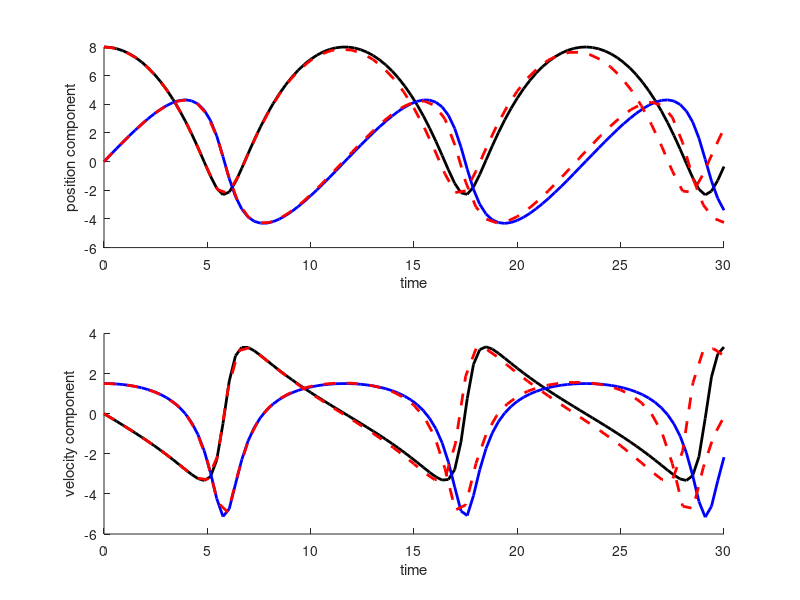

This figure's MATLAB source: (Note: this script raises an error after producing the figure.)
function day_2025_10_21_coding()
    orbit_params = struct();
    orbit_params.m_sun = 1;
    orbit_params.m_planet = 1;
    orbit_params.G = 40;
    
    x0 = 8;
    y0 = 0;
    dxdt0 = 0;
    dydt0 = 1.5;

    V0 = [x0;y0;dxdt0;dydt0];
    tspan = [0,30];
    t_range = linspace(tspan(1), tspan(2), 100);
    V_list = compute_planetary_motion(t_range, V0, orbit_params);

    my_rate = @(t_in, V_in) gravity_rate_func(t_in, V_in, orbit_params);

    DormandPrince = struct();
    DormandPrince.C = [0, 1/5, 3/10, 4/5, 8/9, 1, 1];
    DormandPrince.B = [5179/57600, 0, 7571/16695, 393/640, -92097/339200, 187/2100, 1/40];
    DormandPrince.A = [0,0,0,0,0,0,0;
    1/5, 0, 0, 0,0,0,0;...
    3/40, 9/40, 0, 0, 0, 0,0;...
    44/45, -56/15, 32/9, 0, 0, 0,0;...
    19372/6561, -25360/2187, 64448/6561, -212/729, 0, 0,0;...
    9017/3168, -355/33, 46732/5247, 49/176, -5103/18656, 0,0;...
    35/384, 0, 500/1113, 125/192, -2187/6784, 11/84,0];

    
    h_ref = 0.5;
    
    [t_list,X_list,h_avg, num_evals] = explicit_RK_fixed_step_integration(my_rate,tspan,V0,h_ref,DormandPrince);
    
    
    figure(1)
    subplot(2, 1, 1);
    hold on;
    plot(t_range,V_list(:, 1), 'k', 'linewidth', 2);
    plot(t_range,V_list(:, 2), 'b', 'linewidth', 2);

    plot(t_list, X_list(:, 1), 'r--', 'linewidth', 2);
    plot(t_list, X_list(:, 2), 'r--', 'linewidth', 2);
    xlabel('time');
    ylabel('position component');

    subplot(2, 1, 2);
    hold on;
    plot(t_range,V_list(:, 3), 'k', 'linewidth', 2);
    plot(t_range,V_list(:, 4), 'b', 'linewidth', 2);

    plot(t_list, X_list(:, 3), 'r--', 'linewidth', 2);
    plot(t_list, X_list(:, 4), 'r--', 'linewidth', 2);
    xlabel('time');
    ylabel('velocity component');


    %local truncation error experiments for embedded method
    n_samples = 60;
    h_ref_list = logspace(-6, 1, n_samples);
    
    abs_diff_list = zeros(1, n_samples);
    tr_error_list1 = zeros(1, n_samples);
    tr_error_list2 = zeros(1, n_samples);

     for n = 1:length(h_ref_list)
         h_ref = h_ref_list(n);
         V_list = compute_planetary_motion(tspan(1)+h_ref, V0, orbit_params);
     
         [XB1,XB2,~] = explicit_RK_step_embedded(my_rate, tspan(1), V0, h_ref, DormandPrince);
     
         abs_diff_list(n) = norm(V_list-V0);
         tr_error_list1(n) = norm(XB1-V_list);
         tr_error_list2(n) = norm(XB2-V_list);
     end

    filter_params = struct();
    filter_params.min_yval = 1e-13;
    filter_params.max_yval = 1e-6;

    [p1, k1] = loglog_fit(h_ref_list, tr_error_list1, filter_params);
    [p2, k2] = loglog_fit(h_ref_list, tr_error_list2, filter_params);

    p1;
    p2;

    figure(2);
    loglog(h_ref_list,abs_diff_list , 'ro', 'MarkerFaceColor', 'r','MarkerSize',2);
    hold on
    loglog(h_ref_list,tr_error_list1 , 'bo', 'MarkerFaceColor', 'b','MarkerSize',2);
    loglog(h_ref_list,tr_error_list2 , 'go', 'MarkerFaceColor', 'g','MarkerSize',2);

    loglog(num_evals, k1*h_ref_list.^p1, 'k', 'linewidth', 1);
    loglog(num_evals, k2*h_ref_list.^p2, 'k', 'linewidth', 1);


end

function dVdt = gravity_rate_func(t, V, orbit_params)
    x = V(1); y = V(2); vx = V(3); vy = V(4);
    
    r = [x;y];
    r_mag = norm(r);

    m_sun = orbit_params.m_sun;
    G = orbit_params.G;

    a = (-(m_sun*G)/r_mag^3)*r;

    ax = a(1); 
    ay = a(2);

    dVdt = [vx; vy; ax; ay];
end

function [t_list,X_list,h_avg, num_evals] = explicit_RK_fixed_step_integration(rate_func_in,tspan,X0,h_ref,BT_struct)
    N = ceil((tspan(2)-tspan(1))/h_ref);
    h_avg = (tspan(2)-tspan(1))/N;

    t_list = linspace(tspan(1),tspan(2),N+1)';
    X_list = zeros(N+1,length(X0));

    X_list(1,:) = X0';

    num_evals = 0;
    for m = 1:N
        [XB, num_evals_temp] = explicit_RK_step(rate_func_in, t_list(m), X_list(m,:)', h_avg, BT_struct);
        num_evals = num_evals + num_evals_temp;
        X_list(m+1,:) = XB';
    end
end

function [XB, num_evals] = explicit_RK_step(rate_func_in, t, XA, h, BT_struct)
    
    num_evals = 0;    

    K = zeros(length(XA), length(BT_struct.B));

    for n = 1:length(BT_struct.B)
        t_temp = t + BT_struct.C(n)*h;
        X_temp = XA + h*(K*BT_struct.A(n,:)');
        K(:,n) = rate_func_in(t_temp,X_temp);
        num_evals = num_evals+1;
    end

    XB = XA + h*(K*BT_struct.B');
end


%this function computes the orbit of a planet about a sun
%the sun is assumed to located at the origin (0,0)
%and motion is restricted to the x-y plane
%INPUTS:
%t_list: a list of times to compute the position & velocity of the planet
%V0: initial condition. V0 is a column vector consisting
% of the initial position and velocity of the planet:
% V0 = [x(0); y(0); dx/dt(0); dy/dt(0)]
%orbit_params: a struct describing the system parameters
% orbit_params.m_sun: mass of the sun
% orbit_params.m_planet: mass of the planet
% orbit_params.G: gravitational constant
% Force = -m_planet*m_sun*G/r^2
%OUTPUTS:
%V_list: the state of the planet at each time in t_list
% if t_list is a list, then V_list is a Nx4 MATRIX
% where each ROW has the form [x_i,y_i,dx/dt_i,dy/dt_i]
% corresponding to the values at the ith time
% if t_list is a SCALAR (i.e. t_list = t),
% then V_list is a COLUMN VECTOR of the form:
% [x(t); y(t); dx/dt(t); dy/dt(t)]
%NOTES:
%This function needs all the other functions in this file to run
%I HIGHLY RECOMMEND JUST SAVING THIS FUNCTION IN ITS OWN FILE
%DON'T COPY AND PASTE INTO YOUR CODE! IT'S NOT WORTH IT!
%
%USAGE EXAMPLE:
%At the bottom of this file is a function usage_example()
%which shows how to use compute_planetary_motion(...)
%You can start from there and then tweak it.
function V_list = compute_planetary_motion(t_list,V0,orbit_params)
m_sun = orbit_params.m_sun;
m_planet = orbit_params.m_planet;
G = orbit_params.G;
i = sqrt(-1);
x0 = V0(1);
y0 = V0(2);
vx0 = V0(3);
vy0 = V0(4);
Q1 = abs(x0*vy0-y0*vx0);
Q2 = abs(1/2*(vx0^2+vy0^2)-m_sun*G/sqrt(x0^2+y0^2));
tau = Q1/Q2;
l_scale = sqrt(Q1^2/Q2);
velocity_scale = sqrt(Q2);
x0=x0/l_scale;
y0=y0/l_scale;
vx0 = vx0/velocity_scale;
vy0 = vy0/velocity_scale;
t_list = t_list/tau;
G = m_sun*G/(Q1*sqrt(Q2));
m_sun = 1;
m_planet = 1;
H0 = m_planet*(x0*vy0-y0*vx0);
dArea_dt = .5*H0/m_planet;
r0 = abs(x0+y0*i);
theta0 = angle(x0+y0*i);
rdot0 = (vx0*x0+vy0*y0)/r0;
theta_dot0 = H0/(m_planet*r0^2);
alpha = m_sun*m_planet^2*G/H0^2;
u0=1/r0;
M = [-cos(theta0),sin(theta0);sin(theta0),cos(theta0)];
B = [u0-alpha;-rdot0*u0^2/theta_dot0];
Q = M\B;
A_polar = abs(Q(1)+Q(2)*i);
phi = angle(Q(1)+Q(2)*i);
num_pts = length(t_list);
V_list = zeros(num_pts,4);
if 0<=alpha-A_polar && alpha-A_polar<1e-4
d = 2/(alpha+A_polar);
h0 = sin(theta0+phi)/(alpha+A_polar*cos(theta0+phi));
area0 = kepler_func_parabola(h0,d,0);
else
a = alpha/abs(alpha^2-A_polar^2);
b = sqrt(1/abs(alpha^2-A_polar^2));
c = A_polar/abs(A_polar^2-alpha^2);
if alpha>A_polar
ellipse_area = pi*b*a;
area0 = kepler_func_ellipse(theta0+phi,a,b,0);
else
h0 = (b^2/(a-c*cos(theta0+phi)))*sin(theta0+phi);
area0 = kepler_func_hyperbola(h0,a,b,0);
end
end
for n = 1:num_pts
t = t_list(n);
if 0<=alpha-A_polar && alpha-A_polar<1e-4
target_area = -t*dArea_dt+area0;
error_func = @(h_in) kepler_func_parabola(h_in,d,target_area);
h_out = mini_secant_method(error_func,0);
l_out = .5*h_out.^2/d -d/2;
x_out = cos(-phi)*l_out-sin(-phi)*h_out;
y_out = sin(-phi)*l_out+cos(-phi)*h_out;
theta_out = angle(x_out+i*y_out);
r_out = abs(x_out+i*y_out);
else
if alpha>A_polar
target_area = t*dArea_dt+area0;
target_area = mod(target_area,ellipse_area);
if target_area>ellipse_area/2
target_area = target_area-ellipse_area;
end
error_func = @(theta_in)kepler_func_ellipse(theta_in,a,b,target_area);
theta_out = mini_secant_method(error_func,0)-phi;
r_out = 1/(alpha-A_polar*cos(theta_out+phi));
x_out = r_out*cos(theta_out);
y_out = r_out*sin(theta_out);
else
target_area = -t*dArea_dt+area0;
error_func = @(h_in) kepler_func_hyperbola(h_in,a,b,target_area);
h_out = mini_secant_method(error_func,0);
l_out = a*sqrt(1+h_out^2/b^2)-c;
x_out = cos(-phi)*l_out-sin(-phi)*h_out;
y_out = sin(-phi)*l_out+cos(-phi)*h_out;
theta_out = angle(x_out+i*y_out);
r_out = abs(x_out+i*y_out);
end
end
dtheta_dt_out = H0/(m_planet*r_out^2);
drdt_out = -A_polar*sin(theta_out+phi)*dtheta_dt_out/(alpha-A_polar*cos(theta_out+phi))^2;
vx_out = drdt_out*cos(theta_out)-dtheta_dt_out*r_out*sin(theta_out);
vy_out = drdt_out*sin(theta_out)+dtheta_dt_out*r_out*cos(theta_out);
V_list(n,:)=[x_out,y_out,vx_out,vy_out];
end
V_list = [V_list(:,1)*l_scale, V_list(:,2)*l_scale,...
V_list(:,3)*velocity_scale, V_list(:,4)*velocity_scale];
if isscalar(t_list)
V_list = V_list';
end
end
function error_val = kepler_func_parabola(y,d,target_area)
error_val = y^3/(12*d)+y*d/4 - target_area;
end
function error_val = kepler_func_hyperbola(y,a,b,target_area)
c = sqrt(a^2+b^2);
q = y/b;
hyperbolic_angle = log(q+sqrt(1+q^2));
error_val = y*c/2-a*b*hyperbolic_angle/2 - target_area;
end
function error_val = kepler_func_ellipse(theta,a,b,target_area)
i = sqrt(-1);
c = sqrt(a^2-b^2);
r = b^2/(a-c*cos(theta));
x = (r*cos(theta)-c)/a;
y = (r*sin(theta))/b;
psi = angle(x+i*y);
error_val = a*b*psi/2 + (c/2)*r*sin(theta) - target_area;
end
function x_out = mini_secant_method(func_in,xa)
my_tol = 1e-13;
xb = xa+1e-2;
ya = func_in(xa);
yb = func_in(xb);
count = 0;
while count<20 && abs(yb)>my_tol
count = count+1;
xc = (xa*yb-xb*ya)/(yb-ya);
yc = func_in(xc);
xa = xb;
ya = yb;
xb = xc;
yb = yc;
end
x_out = xb;
end
%example for how to use compute_planetary_motion(...)
function usage_example()
orbit_params = struct();
orbit_params.m_sun = 1;
orbit_params.m_planet = 1;
orbit_params.G = 40;
x0 = 8;
y0 = 0;
dxdt0 = 0;
dydt0 = 1.5;
V0 = [x0;y0;dxdt0;dydt0];
t_range = linspace(0,30,100);
V_list = compute_planetary_motion(t_range,V0,orbit_params);
axis equal; axis square;
axis([-20,20,-20,20])
hold on
plot(0,0,'ro','markerfacecolor','r','markersize',5);
plot(V_list(:,1),V_list(:,2),'k');
end
%fits the relationship y = k*x^p to (x,y) data
%INPUTS:
%x_regression: the x data (a row or column vector)
%y_regression: the y data (a row or column vector)
%filter_params (optional): a struct with parameters to set the range of
%data points that should be included in the regression
%you can set as many or as few of these parameters as you'd like
% filter_params.min_index
% filter_params.max_index
% filter_params.min_xval
% filter_params.max_xval
% filter_params.min_yval
% filter_params.max_yval
%OUTPUTS:
%[p,k]: the regressed values for relationship y = k*x^p
function [p,k] = loglog_fit(x_regression,y_regression,varargin)
%convert x_regression to a column vector if it's a row vector
if size(x_regression,1)==1
x_regression = abs(x_regression)';
end
%convert y_regression to a column vector if it's a row vector
if size(y_regression,1)==1
y_regression = abs(y_regression)';
end
%if filter_params has been provided, then filter the data points
if nargin==3
filter_params = varargin{1};
num_points = length(x_regression);
indices = 1:num_points;
filter_bool = ones(num_points,1)>=1;
if isfield(filter_params,'min_index')
filter_bool = filter_bool & indices>=filter_params.min_index;
end
if isfield(filter_params,'max_index')
filter_bool = filter_bool & indices<=filter_params.max_index;
end
if isfield(filter_params,'min_xval')
filter_bool = filter_bool & x_regression>=filter_params.min_xval;
end
if isfield(filter_params,'max_xval')
filter_bool = filter_bool & x_regression<=filter_params.max_xval;
end
if isfield(filter_params,'min_yval')
filter_bool = filter_bool & y_regression>=filter_params.min_yval;
end
if isfield(filter_params,'max_yval')
filter_bool = filter_bool & y_regression<=filter_params.max_yval;
end
x_regression = x_regression(filter_bool);
y_regression = y_regression(filter_bool);
end
%compute the logs of x_regression and y_regression
Y = log(y_regression);
X1 = log(x_regression);
%set up the regression
X2 = ones(length(X1),1);
%run the regression
coeff_vec = regress(Y,[X1,X2]);
%pull out the coefficients from the fit
p = coeff_vec(1);
k = exp(coeff_vec(2));
end
